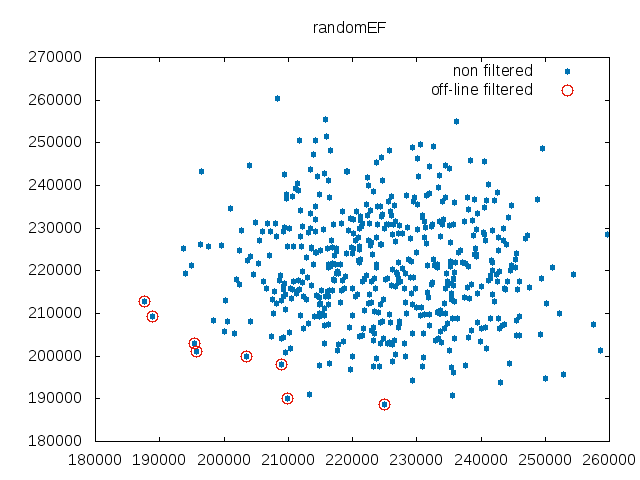

The script that saved this image:
set terminal png
set output "ef_offline.png"
set title "randomEF"
plot "randomEFNonFiltered.tsp" using 1:2 title "non filtered" pointtype 7 linecolor 6, "randomEFOffLineFiltered.tsp" using 1:2 title "off-line filtered" pointtype 6 pointsize 2 linecolor 7
